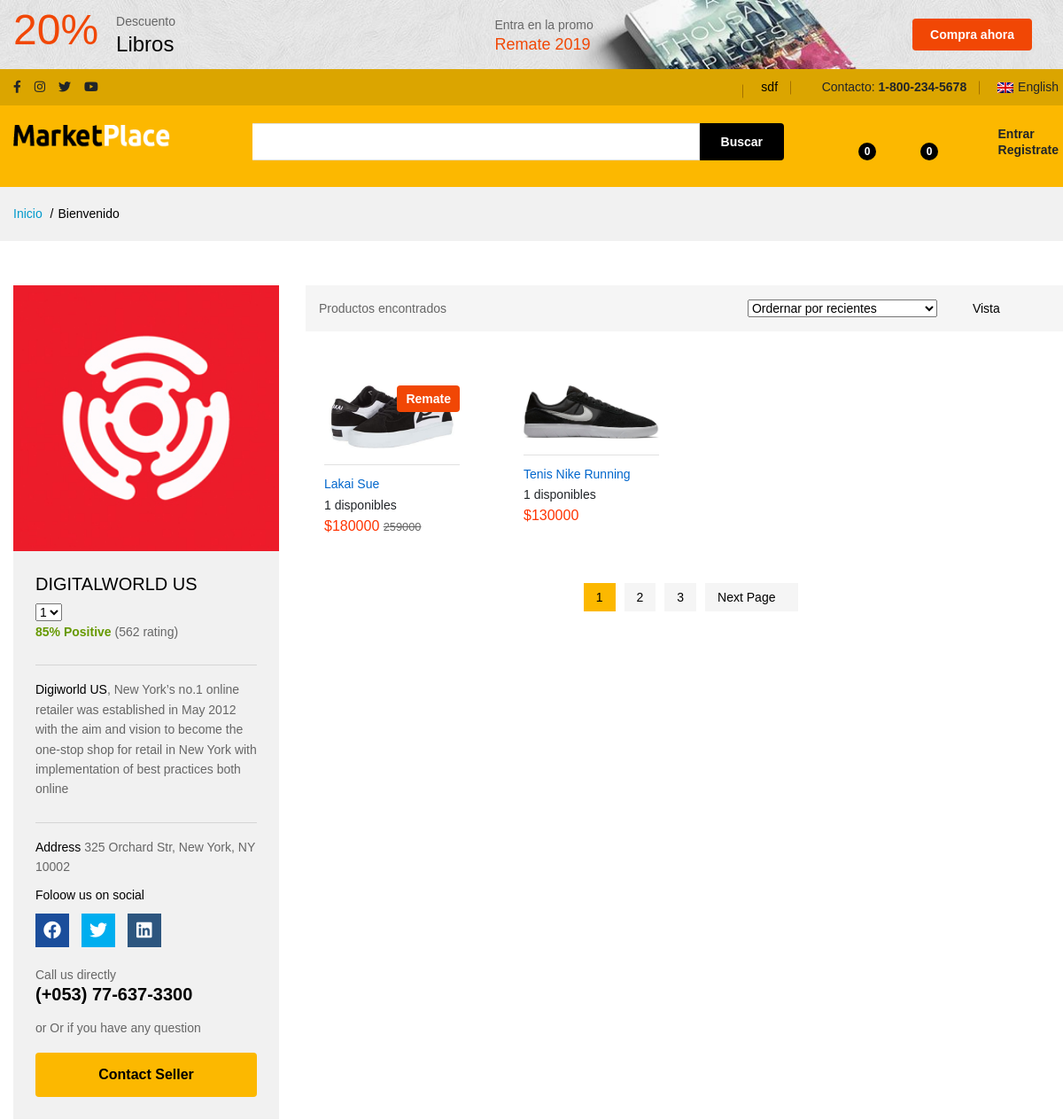
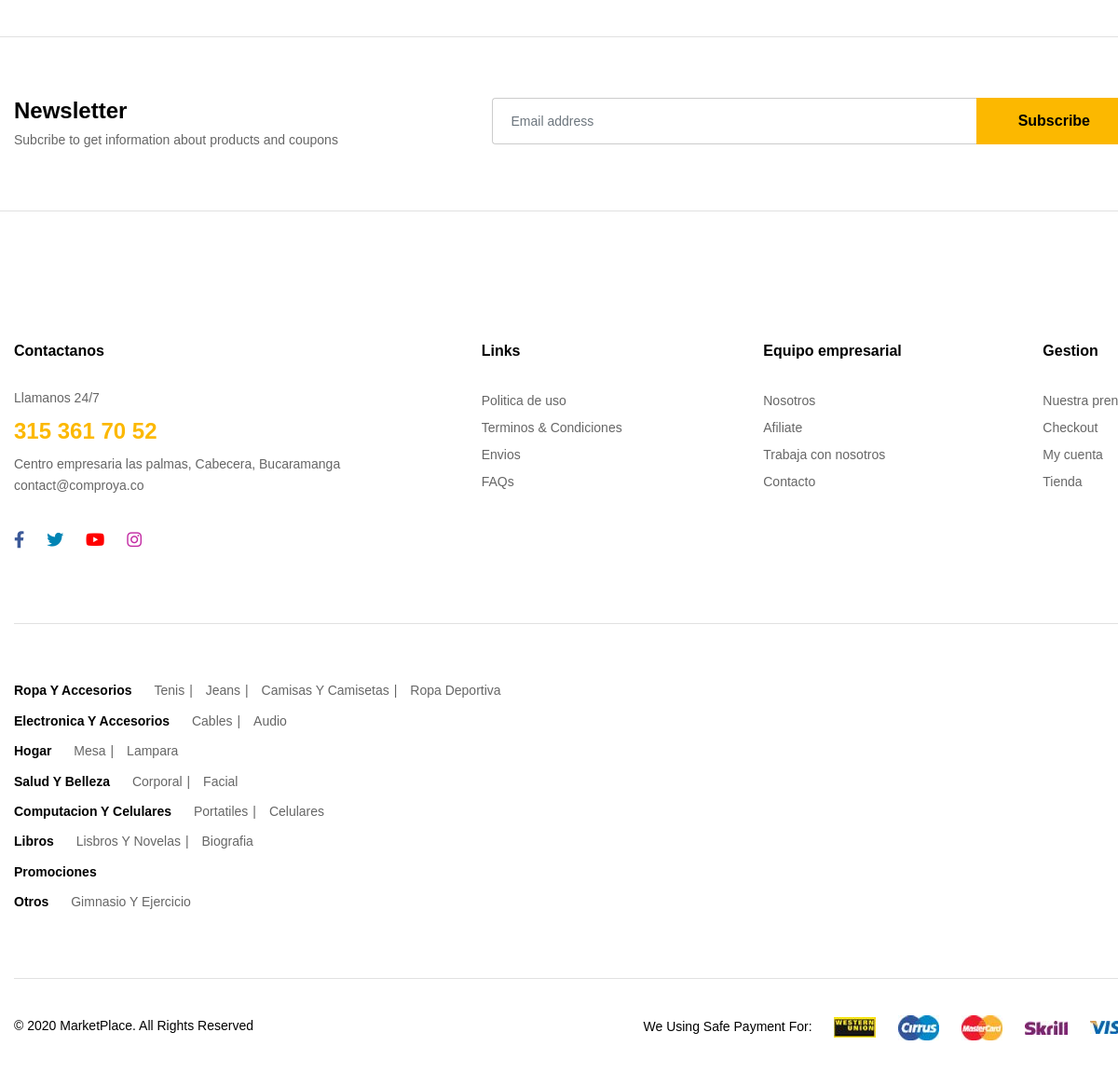
/shop-subcategoria/tenis/, run on the app's committed database (2 pictures, top to bottom).
### store/models.py (models this page shows, shortened)
class Product(models.Model):
    category = models.ForeignKey(Category, null=True, blank=True, on_delete=models.SET_NULL)
    subcategory = models.ForeignKey(SubCategory, null=True, blank=True, on_delete=models.SET_NULL)
    created_by = models.ForeignKey(User, null=True, blank=True,  on_delete=models.SET_NULL, related_name='product_creator')
    title = models.CharField(null=True, blank=True,max_length=255)
    author = models.CharField(null=True, blank=True,max_length=255, default='admin')
    description = models.TextField(null=True, blank=True)
    image = models.ImageField(null=False, blank=False,upload_to='images/', default='default.jpg')
    image_2 = models.ImageField(null=True, blank=True,upload_to='images/',  default='default.jpg')
    image_3 = models.ImageField(null=True, blank=True,upload_to='images/',  default='default.jpg')
    image_4 = models.ImageField(null=True, blank=True,upload_to='images/',  default='default.jpg')
    slug = models.SlugField(null=True, blank=True,max_length=255)
    price = models.IntegerField(null=True, blank=True)
    brand = models.CharField(max_length=255, blank=True, null=True)
    sale_price = models.IntegerField(null=True, blank=True)
    disccount_percentage = models.IntegerField(null=True, blank=True)
    in_stock = models.IntegerField(null=True, blank=True,default="")
    is_active = models.BooleanField(null=True, blank=True,default=True)
    sales = models.IntegerField(null=True, blank=True, default=0)
    rating = models.FloatField(null=True, blank=True, default=4.5)
    created = models.DateTimeField(null=True, blank=True,auto_now_add=True)
    updated = models.DateTimeField(null=True, blank=True,auto_now=True)
    objects = models.Manager()
    products = ProductManager()
    class Meta:
        verbose_name_plural = 'Products'
        ordering = ('-created',)
    def get_absolute_url(self):
        return reverse('store:product_detail', args=[self.slug])

class Category(models.Model):
    name = models.CharField(null=True, blank=True,max_length=255, db_index=True)
    slug = models.SlugField(null=True, blank=True,max_length=255, unique=True)
    class Meta:
        verbose_name_plural = 'categories'
    def get_absolute_url(self):
        return reverse('store:category_list', args=[self.slug])

class SubCategory(models.Model):
    name = models.CharField(null=True, blank=True,max_length=255, db_index=True)
    slug = models.SlugField(null=True, blank=True,max_length=255, unique=True)
    category = models.ForeignKey(Category, null=True, blank=True,on_delete=models.SET_NULL)
    class Meta:
        verbose_name_plural = 'subcategories'
    def get_absolute_url(self):
        return reverse('store:subcategory_list', args=[self.slug])

### store/views.py (the view)
# urls.py: path('shop-subcategoria/<slug:subcategory_slug>/', views.subcategory_list, name='subcategory_list'),
def subcategory_list(request, subcategory_slug):
    subcategory = get_object_or_404(SubCategory, slug=subcategory_slug)
    products = Product.products.filter(subcategory=subcategory)
    context = { 'subcategory': subcategory,
                'products': products,}
    return render(request, "product/subcategory.html", context)

### store/context_processors.py (called while the page is built)
def categories(request):
    return{
        'categories':Category.objects.all()
    }

def subcategories(request):
    return{
        'subcategories':SubCategory.objects.all()
    }

### store/models.py (called while the page is built)
    def get_queryset(self):
        return super(ProductManager, self).get_queryset().filter(is_active=True)

### templates/product/subcategory.html (shortened to what this page needs)
{% extends "base.html" %}
{% load static %}
{% block content %}
{% include "header.html" %}
{% include "pwd/section_path.html" %}
<div class="ps-vendor-store">
    <div class="container">
        <div class="ps-section__container">
            <div class="ps-section__left">
                <div class="ps-block--vendor">
                    <div class="ps-block__thumbnail"><img src="{% static 'img/vendor/vendor-store.jpg' %}" alt=""></div>
                    <div class="ps-block__container">
                        <div class="ps-block__header">
                            <h4>Digitalworld us</h4>
                            <select class="ps-rating" data-read-only="true">
                                <option value="1">1</option>
                            </select>
                            <p><strong>85% Positive</strong> (562 rating)</p>
                        </div><span class="ps-block__divider"></span>
                        <div class="ps-block__content">
                            <p><strong>Digiworld US</strong>, New York’s no.1 online retailer was established in May 2012 with the aim and vision to become the one-stop shop for retail in New York with implementation of best practices both online</p><span class="ps-block__divider"></span>
                            <p><strong>Address</strong> 325 Orchard Str, New York, NY 10002</p>
                            <figure>
                                <figcaption>Foloow us on social</figcaption>
                                <ul class="ps-list--social-color">
                                    <li><a class="facebook" href="#"><i class="fab fa-facebook"></i></a></li>
                                    <li><a class="twitter" href="#"><i class="fab fa-twitter"></i></a></li>
                                    <li><a class="linkedin" href="#"><i class="fab fa-linkedin"></i></a></li>
                                </ul>
                            </figure>
                        </div>
                        <div class="ps-block__footer">
                            <p>Call us directly<strong>(+053) 77-637-3300</strong></p>
                            <p>or Or if you have any question</p><a class="ps-btn ps-btn--fullwidth" href="">Contact Seller</a>
                        </div>
                    </div>
                </div>
            </div>
            <div class="ps-section__right">
                <div class="ps-shopping ps-tab-root">
                    <div class="ps-shopping__header">
                        <p><strong> {{ total }}</strong> Productos encontrados</p>
                        <div class="ps-shopping__actions">
                            <select class="ps-select" data-placeholder="Sort Items">
                                <option>Ordernar por recientes</option>
                            </select>
                            <div class="ps-shopping__view">
                                <p>Vista</p>
                                <ul class="ps-tab-list">
                                    <li class="active"><a href="#tab-1"><i class="icon-grid"></i></a></li>
                                    <li><a href="#tab-2"><i class="icon-list4"></i></a></li>
                                </ul>
                            </div>
                        </div>
                    </div>
                    <div class="ps-tabs">
                        <div class="ps-tab active" id="tab-1">
                            <div class="row">
                                {% for k in products %}
                                     <div class="col-xl-3 col-lg-4 col-md-4 col-sm-6 col-6 ">
                                    <div class="ps-product">
                                        <div class="ps-product__thumbnail"><a href="{{ k.get_absolute_url }}"><img src="{{ k.image.url }}" alt=""></a>
                                            {% if k.sale_price > 0 %}
                                                <div class="ps-product__badge">Remate</div>
											{% endif %}
                                        </div>
                                        <div class="ps-product__container"><a class="ps-product__vendor" href="#"></a>
                                            <div class="ps-product__content"><a class="ps-product__title" href="{{ k.get_absolute_url }}">{{ k.title|title }}</a>
                                            </select><span>{{k.in_stock }} disponibles </span>
                                                {% if k.sale_price > 0 %}
												    <p class="ps-product__price sale">${{k.sale_price}} <small><del>{{k.price}}</del></small> </p>
											    {% endif %}
                                                {% if k.sale_price is None and k.disccount_percentage is None %}
                                                    <p class="ps-product__price sale">${{ k.price }} </p>
											    {% endif %}
                                            </div>
                                        </div>
                                    </div>
                                </div>
                                {% endfor %}
                                </div>
                            <div class="ps-pagination">
                                <ul class="pagination">
                                    <li class="active"><a href="#">1</a></li>
                                    <li><a href="#">2</a></li>
                                    <li><a href="#">3</a></li>
                                    <li><a href="#">Next Page<i class="icon-chevron-right"></i></a></li>
                                </ul>
                            </div>
                        </div>
                    </div>
                </div>
            </div>
        </div>
    </div>
</div>
{% include "newsletter.html" %}
{% include "footer.html" %}
{% endblock %}

### templates/footer.html
{% load static %}
<div class="ps-footer">
<footer class="ps-footer">
	<div class="container">
		<div class="ps-footer__widgets">
			<aside class="widget widget_footer widget_contact-us">
				<h4 class="widget-title">Contactanos</h4>
				<div class="widget_content">
					<p>Llamanos 24/7</p>
					<h3>315 361 70 52</h3>
					<p>Centro empresaria las palmas, Cabecera, Bucaramanga <br>
						<a href="mailto:contact@marketplace.co">contact@comproya.co</a>
					</p>
					<ul class="ps-list--social">
						<li><a class="facebook" href="#"><i class="fab fa-facebook-f"></i></a></li>
						<li><a class="twitter" href="#"><i class="fab fa-twitter"></i></a></li>
						<li><a class="google-plus" href="#"><i class="fab fa-youtube"></i></a></li>
						<li><a class="instagram" href="#"><i class="fab fa-instagram"></i></a></li>
					</ul>
				</div>
			</aside>
			<aside class="widget widget_footer">
				<h4 class="widget-title">Links</h4>
				<ul class="ps-list--link">
					<li><a href="#">Politica de uso</a></li>
					<li><a href="#">Terminos &amp; Condiciones</a></li>
					<li><a href="#">Envios</a></li>
					<li><a href="faqs.html">FAQs</a></li>
				</ul>
			</aside>
			<aside class="widget widget_footer">
				<h4 class="widget-title">Equipo empresarial</h4>
				<ul class="ps-list--link">
					<li><a href="about-us.html">Nosotros</a></li>
					<li><a href="#">Afiliate</a></li>
					<li><a href="#">Trabaja con nosotros</a></li>
					<li><a href="contact-us.html">Contacto</a></li>
				</ul>
			</aside>
			<aside class="widget widget_footer">
				<h4 class="widget-title">Gestion</h4>
				<ul class="ps-list--link">
					<li><a href="#">Nuestra prensa</a></li>
					<li><a href="checkout.html">Checkout</a></li>
					<li><a href="my-account.html">My cuenta</a></li>
					<li><a href="shop-default.html">Tienda</a></li>
				</ul>
			</aside>
		</div>
		<div class="ps-footer__links">
			{% for footer_cats in categories %}
				<p>
					<strong>{{footer_cats.name|title}}</strong>
					{% for subs_footer in subcategories %}
						{% if footer_cats.id == subs_footer.category.id %}
							<a href="#">{{ subs_footer.name|title }}</a>
						{% endif %}
					{% endfor %}
				</p>
			{% endfor %}
		</div>
		<div class="ps-footer__copyright">
			<p>© 2020 MarketPlace. All Rights Reserved</p>
			<p>
				<span>We Using Safe Payment For:</span>
				<a href="#">
					<img src="{% static 'img/payment-method/1.jpg' %}" alt="">
				</a>
				<a href="#">
					<img src="{% static 'img/payment-method/2.jpg' %}" alt="">
				</a>
				<a href="#">
					<img src="{% static 'img/payment-method/3.jpg' %}" alt="">
				</a>
				<a href="#">
					<img src="{% static 'img/payment-method/4.jpg' %}" alt="">
				</a>
				<a href="#">
					<img src="{% static 'img/payment-method/5.jpg' %}" alt="">
				</a>
			</p>
		</div>
	</div>
</footer>
</div>

### data on the page
Product: image (picture), shows "Remate", title "Lakai Sue", in_stock "1", sale_price "180000", price "259000"
Product: image (picture), title "Tenis Nike Running", in_stock "1", price "130000"
Category: name "Ropa Y Accesorios"
SubCategory: name "Tenis"
SubCategory: name "Jeans"
SubCategory: name "Camisas Y Camisetas"
SubCategory: name "Ropa Deportiva"
Category: name "Electronica Y Accesorios"
SubCategory: name "Cables"
SubCategory: name "Audio"
Category: name "Hogar"
SubCategory: name "Mesa"
SubCategory: name "Lampara"
Category: name "Salud Y Belleza"
SubCategory: name "Corporal"
SubCategory: name "Facial"
Category: name "Computacion Y Celulares"
SubCategory: name "Portatiles"
SubCategory: name "Celulares"
Category: name "Libros"
SubCategory: name "Lisbros Y Novelas"
SubCategory: name "Biografia"
Category: name "Promociones"
Category: name "Otros"
SubCategory: name "Gimnasio Y Ejercicio"
